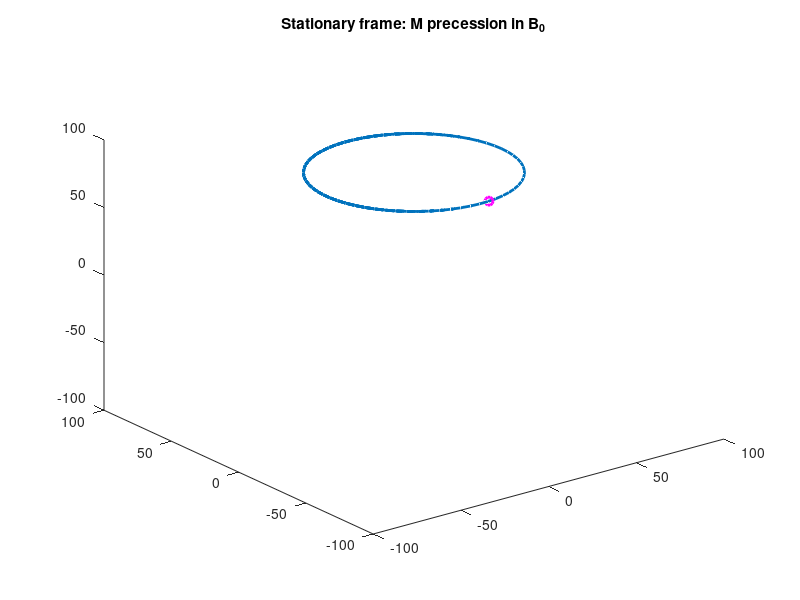

The MATLAB source for this figure:
%% This is a demo code for the MRI part of the course HKU DRAD6213
% To simulate the magnetization precession under B0.
% Author: Dr. Jianpan Huang, Email: jianpanhuang@outlook.com, 20250220
clear all, close all, clc;

%% Set parameters
b0 = 3; % external magnetic field, in T
gama = 42.576e6; % gyromagnetic ratio, for 1H
w0 = gama*b0/1e6/128; % actual w0 is fast at such a high field, here divided by a factor  visualization of precession
t = 0:0.1:30; % the time duration to observe the precession

%% Compute the magnetization precession
m0 = 100; % magnetization at equilibrium, here set to 100
alpha = pi/6; % angle between magnetization and z axis, here set to 30 degree
mxy = m0*sin(alpha); % initial magnetization xy component
mx = mxy.*cos(w0*t); % time-dependent magnetization x component
my = mxy.*sin(w0*t); % time-dependent magnetization y component
mz = repmat(m0*cos(alpha),[size(mx)]); % time-dependent magnetization z component

%% Visualize the magnetization precession
figure
plot3(mx,my,mz,'LineWidth',2)
axis([-max(m0) max(m0), -max(m0) max(m0), -max(m0) max(m0)]);
title('Stationary frame: M precession in B_0')
pause(0.005);
for m = 1:length(t)
    % t_part = t(1:m);
    mx_prec = mx(1:m);
    my_prec = my(1:m);
    mz_prec = mz(1:m);
    plot3(mx_prec,my_prec,mz_prec,'LineWidth',2)
    hold on;
    plot3(mx_prec(end),my_prec(end),mz_prec(end),'om','LineWidth',2)
    axis([-max(m0) max(m0), -max(m0) max(m0), -max(m0) max(m0)]);
    title('Stationary frame: M precession in B_0')
    pause(0.005);
    hold off
end